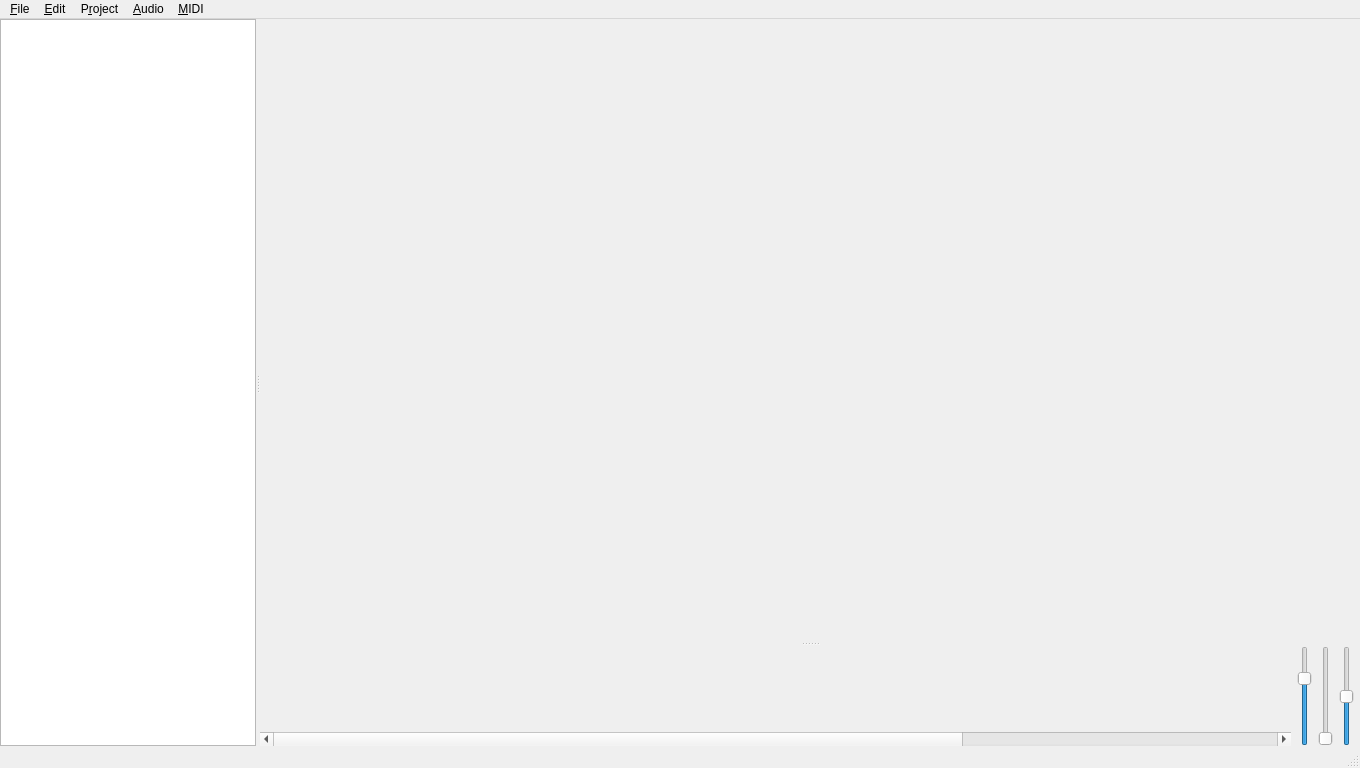
<?xml version="1.0" encoding="UTF-8"?>
<ui version="4.0">
 <class>MainWindow</class>
 <widget class="QMainWindow" name="MainWindow">
  <property name="geometry">
   <rect>
    <x>0</x>
    <y>0</y>
    <width>1360</width>
    <height>768</height>
   </rect>
  </property>
  <property name="windowTitle">
   <string>Amuse</string>
  </property>
  <widget class="QWidget" name="centralwidget">
   <layout class="QGridLayout" name="gridLayout">
    <property name="leftMargin">
     <number>0</number>
    </property>
    <property name="topMargin">
     <number>0</number>
    </property>
    <property name="rightMargin">
     <number>0</number>
    </property>
    <property name="bottomMargin">
     <number>0</number>
    </property>
    <property name="spacing">
     <number>0</number>
    </property>
    <item row="0" column="0">
     <widget class="QSplitter" name="splitter">
      <property name="orientation">
       <enum>Qt::Horizontal</enum>
      </property>
      <widget class="QTreeView" name="projectOutline">
       <property name="sizePolicy">
        <sizepolicy hsizetype="Preferred" vsizetype="Preferred">
         <horstretch>0</horstretch>
         <verstretch>3</verstretch>
        </sizepolicy>
       </property>
       <property name="minimumSize">
        <size>
         <width>200</width>
         <height>0</height>
        </size>
       </property>
       <property name="animated">
        <bool>true</bool>
       </property>
       <attribute name="headerVisible">
        <bool>false</bool>
       </attribute>
      </widget>
      <widget class="QSplitter" name="rightSplitter">
       <property name="sizePolicy">
        <sizepolicy hsizetype="Expanding" vsizetype="Expanding">
         <horstretch>1</horstretch>
         <verstretch>0</verstretch>
        </sizepolicy>
       </property>
       <property name="orientation">
        <enum>Qt::Vertical</enum>
       </property>
       <widget class="QScrollArea" name="editorScrollArea">
        <property name="sizePolicy">
         <sizepolicy hsizetype="Expanding" vsizetype="Expanding">
          <horstretch>0</horstretch>
          <verstretch>0</verstretch>
         </sizepolicy>
        </property>
        <property name="minimumSize">
         <size>
          <width>500</width>
          <height>400</height>
         </size>
        </property>
        <property name="frameShape">
         <enum>QFrame::NoFrame</enum>
        </property>
        <property name="frameShadow">
         <enum>QFrame::Plain</enum>
        </property>
        <property name="lineWidth">
         <number>0</number>
        </property>
        <property name="midLineWidth">
         <number>-2</number>
        </property>
        <property name="widgetResizable">
         <bool>true</bool>
        </property>
        <widget class="QStackedWidget" name="editorContents">
         <property name="geometry">
          <rect>
           <x>0</x>
           <y>0</y>
           <width>1100</width>
           <height>610</height>
          </rect>
         </property>
        </widget>
       </widget>
       <widget class="QWidget" name="keyboard" native="true">
        <property name="sizePolicy">
         <sizepolicy hsizetype="Preferred" vsizetype="Fixed">
          <horstretch>0</horstretch>
          <verstretch>0</verstretch>
         </sizepolicy>
        </property>
        <property name="minimumSize">
         <size>
          <width>0</width>
          <height>100</height>
         </size>
        </property>
        <property name="maximumSize">
         <size>
          <width>16777215</width>
          <height>100</height>
         </size>
        </property>
        <layout class="QHBoxLayout" name="horizontalLayout">
         <property name="spacing">
          <number>6</number>
         </property>
         <property name="leftMargin">
          <number>0</number>
         </property>
         <property name="topMargin">
          <number>0</number>
         </property>
         <property name="rightMargin">
          <number>6</number>
         </property>
         <property name="bottomMargin">
          <number>0</number>
         </property>
         <item>
          <widget class="QScrollArea" name="keyboardScrollArea">
           <property name="sizePolicy">
            <sizepolicy hsizetype="Expanding" vsizetype="Fixed">
             <horstretch>0</horstretch>
             <verstretch>0</verstretch>
            </sizepolicy>
           </property>
           <property name="minimumSize">
            <size>
             <width>500</width>
             <height>100</height>
            </size>
           </property>
           <property name="maximumSize">
            <size>
             <width>16777215</width>
             <height>100</height>
            </size>
           </property>
           <property name="frameShape">
            <enum>QFrame::NoFrame</enum>
           </property>
           <property name="frameShadow">
            <enum>QFrame::Plain</enum>
           </property>
           <property name="lineWidth">
            <number>0</number>
           </property>
           <property name="widgetResizable">
            <bool>true</bool>
           </property>
           <widget class="KeyboardWidget" name="keyboardContents">
            <property name="geometry">
             <rect>
              <x>0</x>
              <y>0</y>
              <width>1501</width>
              <height>85</height>
             </rect>
            </property>
            <property name="sizePolicy">
             <sizepolicy hsizetype="Fixed" vsizetype="Preferred">
              <horstretch>0</horstretch>
              <verstretch>0</verstretch>
             </sizepolicy>
            </property>
            <property name="minimumSize">
             <size>
              <width>1501</width>
              <height>0</height>
             </size>
            </property>
            <property name="maximumSize">
             <size>
              <width>16777215</width>
              <height>16777215</height>
             </size>
            </property>
           </widget>
          </widget>
         </item>
         <item>
          <widget class="VelocitySlider" name="velocitySlider">
           <property name="sizePolicy">
            <sizepolicy hsizetype="Fixed" vsizetype="Fixed">
             <horstretch>0</horstretch>
             <verstretch>0</verstretch>
            </sizepolicy>
           </property>
           <property name="minimumSize">
            <size>
             <width>0</width>
             <height>100</height>
            </size>
           </property>
           <property name="maximum">
            <number>127</number>
           </property>
           <property name="value">
            <number>90</number>
           </property>
           <property name="orientation">
            <enum>Qt::Vertical</enum>
           </property>
          </widget>
         </item>
         <item>
          <widget class="ModulationSlider" name="modulationSlider">
           <property name="sizePolicy">
            <sizepolicy hsizetype="Fixed" vsizetype="Fixed">
             <horstretch>0</horstretch>
             <verstretch>0</verstretch>
            </sizepolicy>
           </property>
           <property name="minimumSize">
            <size>
             <width>0</width>
             <height>100</height>
            </size>
           </property>
           <property name="maximum">
            <number>127</number>
           </property>
           <property name="orientation">
            <enum>Qt::Vertical</enum>
           </property>
          </widget>
         </item>
         <item>
          <widget class="PitchSlider" name="pitchSlider">
           <property name="sizePolicy">
            <sizepolicy hsizetype="Fixed" vsizetype="Fixed">
             <horstretch>0</horstretch>
             <verstretch>0</verstretch>
            </sizepolicy>
           </property>
           <property name="minimumSize">
            <size>
             <width>0</width>
             <height>100</height>
            </size>
           </property>
           <property name="minimum">
            <number>-2048</number>
           </property>
           <property name="maximum">
            <number>2048</number>
           </property>
           <property name="orientation">
            <enum>Qt::Vertical</enum>
           </property>
          </widget>
         </item>
        </layout>
       </widget>
      </widget>
     </widget>
    </item>
   </layout>
  </widget>
  <widget class="QMenuBar" name="menubar">
   <property name="geometry">
    <rect>
     <x>0</x>
     <y>0</y>
     <width>1360</width>
     <height>27</height>
    </rect>
   </property>
   <widget class="QMenu" name="menuFile">
    <property name="title">
     <string>&amp;File</string>
    </property>
    <widget class="QMenu" name="menuRecent_Projects">
     <property name="enabled">
      <bool>false</bool>
     </property>
     <property name="title">
      <string>Recent &amp;Projects</string>
     </property>
    </widget>
    <addaction name="actionNew_Project"/>
    <addaction name="actionOpen_Project"/>
    <addaction name="menuRecent_Projects"/>
    <addaction name="actionSave_Project"/>
    <addaction name="actionRevert_Project"/>
    <addaction name="separator"/>
    <addaction name="actionImport"/>
    <addaction name="actionExport_GameCube_Groups"/>
   </widget>
   <widget class="QMenu" name="menuProject">
    <property name="title">
     <string>P&amp;roject</string>
    </property>
    <addaction name="actionNew_Subproject"/>
    <addaction name="separator"/>
    <addaction name="actionNew_SFX_Group"/>
    <addaction name="actionNew_Song_Group"/>
    <addaction name="separator"/>
    <addaction name="actionNew_Sound_Macro"/>
    <addaction name="actionNew_ADSR"/>
    <addaction name="actionNew_Curve"/>
    <addaction name="actionNew_Keymap"/>
    <addaction name="actionNew_Layers"/>
   </widget>
   <widget class="QMenu" name="menuAudio">
    <property name="title">
     <string>&amp;Audio</string>
    </property>
    <addaction name="actionAuto_Play"/>
    <addaction name="separator"/>
    <addaction name="actionSelect_Output_Device"/>
   </widget>
   <widget class="QMenu" name="menuMIDI">
    <property name="title">
     <string>&amp;MIDI</string>
    </property>
    <addaction name="separator"/>
    <addaction name="actionInput_Device"/>
   </widget>
   <widget class="QMenu" name="menuEdit">
    <property name="title">
     <string>&amp;Edit</string>
    </property>
    <addaction name="actionCut"/>
    <addaction name="actionCopy"/>
    <addaction name="actionPaste"/>
    <addaction name="actionDelete"/>
   </widget>
   <addaction name="menuFile"/>
   <addaction name="menuEdit"/>
   <addaction name="menuProject"/>
   <addaction name="menuAudio"/>
   <addaction name="menuMIDI"/>
  </widget>
  <widget class="StatusBarWidget" name="statusbar"/>
  <action name="actionNew_Project">
   <property name="text">
    <string>&amp;New Project</string>
   </property>
  </action>
  <action name="actionOpen_Project">
   <property name="text">
    <string>&amp;Open Project</string>
   </property>
  </action>
  <action name="actionCut">
   <property name="enabled">
    <bool>false</bool>
   </property>
   <property name="text">
    <string>&amp;Cut</string>
   </property>
  </action>
  <action name="actionCopy">
   <property name="enabled">
    <bool>false</bool>
   </property>
   <property name="text">
    <string>C&amp;opy</string>
   </property>
  </action>
  <action name="actionPaste">
   <property name="enabled">
    <bool>false</bool>
   </property>
   <property name="text">
    <string>&amp;Paste</string>
   </property>
  </action>
  <action name="actionDelete">
   <property name="enabled">
    <bool>false</bool>
   </property>
   <property name="text">
    <string>&amp;Delete</string>
   </property>
  </action>
  <action name="actionImport">
   <property name="text">
    <string>&amp;Import</string>
   </property>
   <property name="shortcut">
    <string>Ctrl+I</string>
   </property>
  </action>
  <action name="actionNew_SFX_Group">
   <property name="enabled">
    <bool>false</bool>
   </property>
   <property name="icon">
    <iconset>
     <normaloff>:/icons/IconNewSoundGroup.svg</normaloff>:/icons/IconNewSoundGroup.svg</iconset>
   </property>
   <property name="text">
    <string>New SF&amp;X Group</string>
   </property>
  </action>
  <action name="actionNew_Song_Group">
   <property name="enabled">
    <bool>false</bool>
   </property>
   <property name="icon">
    <iconset>
     <normaloff>:/icons/IconNewSongGroup.svg</normaloff>:/icons/IconNewSongGroup.svg</iconset>
   </property>
   <property name="text">
    <string>New Son&amp;g Group</string>
   </property>
  </action>
  <action name="actionNew_Sound_Macro">
   <property name="enabled">
    <bool>false</bool>
   </property>
   <property name="icon">
    <iconset>
     <normaloff>:/icons/IconNewSoundMacro.svg</normaloff>:/icons/IconNewSoundMacro.svg</iconset>
   </property>
   <property name="text">
    <string>New Sound &amp;Macro</string>
   </property>
  </action>
  <action name="actionNew_Keymap">
   <property name="enabled">
    <bool>false</bool>
   </property>
   <property name="icon">
    <iconset>
     <normaloff>:/icons/IconNewKeymap.svg</normaloff>:/icons/IconNewKeymap.svg</iconset>
   </property>
   <property name="text">
    <string>New &amp;Keymap</string>
   </property>
  </action>
  <action name="actionNew_Layers">
   <property name="enabled">
    <bool>false</bool>
   </property>
   <property name="icon">
    <iconset>
     <normaloff>:/icons/IconNewLayers.svg</normaloff>:/icons/IconNewLayers.svg</iconset>
   </property>
   <property name="text">
    <string>New &amp;Layers</string>
   </property>
  </action>
  <action name="actionAuto_Play">
   <property name="checkable">
    <bool>true</bool>
   </property>
   <property name="checked">
    <bool>true</bool>
   </property>
   <property name="text">
    <string>&amp;Auto-Play</string>
   </property>
  </action>
  <action name="actionSelect_Output_Device">
   <property name="enabled">
    <bool>false</bool>
   </property>
   <property name="text">
    <string>&amp;Output Device:</string>
   </property>
  </action>
  <action name="actionInput_Device">
   <property name="enabled">
    <bool>false</bool>
   </property>
   <property name="text">
    <string>&amp;Input Device:</string>
   </property>
  </action>
  <action name="actionExport_GameCube_Groups">
   <property name="enabled">
    <bool>false</bool>
   </property>
   <property name="text">
    <string>&amp;Export GameCube Groups</string>
   </property>
   <property name="shortcut">
    <string>Ctrl+E</string>
   </property>
  </action>
  <action name="actionNew_Subproject">
   <property name="enabled">
    <bool>false</bool>
   </property>
   <property name="icon">
    <iconset>
     <normaloff>:/icons/IconNewGroup.svg</normaloff>:/icons/IconNewGroup.svg</iconset>
   </property>
   <property name="text">
    <string>&amp;New Subproject</string>
   </property>
  </action>
  <action name="actionNew_ADSR">
   <property name="enabled">
    <bool>false</bool>
   </property>
   <property name="icon">
    <iconset>
     <normaloff>:/icons/IconNewADSR.svg</normaloff>:/icons/IconNewADSR.svg</iconset>
   </property>
   <property name="text">
    <string>New &amp;ADSR</string>
   </property>
  </action>
  <action name="actionNew_Curve">
   <property name="enabled">
    <bool>false</bool>
   </property>
   <property name="icon">
    <iconset>
     <normaloff>:/icons/IconNewCurve.svg</normaloff>:/icons/IconNewCurve.svg</iconset>
   </property>
   <property name="text">
    <string>New &amp;Curve</string>
   </property>
  </action>
  <action name="actionSave_Project">
   <property name="enabled">
    <bool>false</bool>
   </property>
   <property name="text">
    <string>&amp;Save Project</string>
   </property>
  </action>
  <action name="actionRevert_Project">
   <property name="enabled">
    <bool>false</bool>
   </property>
   <property name="text">
    <string>&amp;Revert Project</string>
   </property>
  </action>
 </widget>
 <customwidgets>
  <customwidget>
   <class>KeyboardWidget</class>
   <extends>QWidget</extends>
   <header>KeyboardWidget.hpp</header>
   <container>1</container>
  </customwidget>
  <customwidget>
   <class>StatusBarWidget</class>
   <extends>QStatusBar</extends>
   <header>StatusBarWidget.hpp</header>
  </customwidget>
  <customwidget>
   <class>ModulationSlider</class>
   <extends>QSlider</extends>
   <header>KeyboardWidget.hpp</header>
  </customwidget>
  <customwidget>
   <class>PitchSlider</class>
   <extends>QSlider</extends>
   <header>KeyboardWidget.hpp</header>
  </customwidget>
  <customwidget>
   <class>VelocitySlider</class>
   <extends>QSlider</extends>
   <header>KeyboardWidget.hpp</header>
  </customwidget>
 </customwidgets>
 <resources/>
 <connections/>
</ui>
